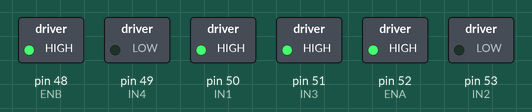
This sketch was run on a simulated Arduino Mega 2560, built with avr-gcc and run on an emulated ATmega2560. Shown: switched loads named in the sketch (green lamp = pin HIGH).

Above: at 0.1 s.
Timing chart, 0 to 1.6 s (numbered marks = the images above):
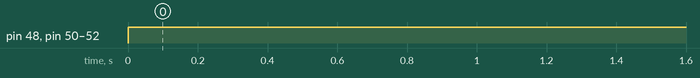

The sketch:

test_motors.ino
```cpp
#define ENB 48
#define ENA 52
#define IN1 50
#define IN2 53
#define IN3 51
#define IN4 49

void setup() {

  pinMode(ENA, OUTPUT);
  pinMode(IN1, OUTPUT);
  pinMode(IN2, OUTPUT);
  pinMode(ENB, OUTPUT);
  pinMode(IN3, OUTPUT);
  pinMode(IN4, OUTPUT);
}

void loop() {
  digitalWrite(ENA, HIGH);
  digitalWrite(IN1, HIGH);
  digitalWrite(IN2, LOW);
  digitalWrite(ENB, HIGH);
  digitalWrite(IN3, HIGH);
  digitalWrite(IN4, LOW);
  delay(2000);
}
```

Measured:
- by itself, pin 48 (ENB), pin 50 (IN1), pin 51 (IN3), pin 52 (ENA): LOW → HIGH at 0.00 s
